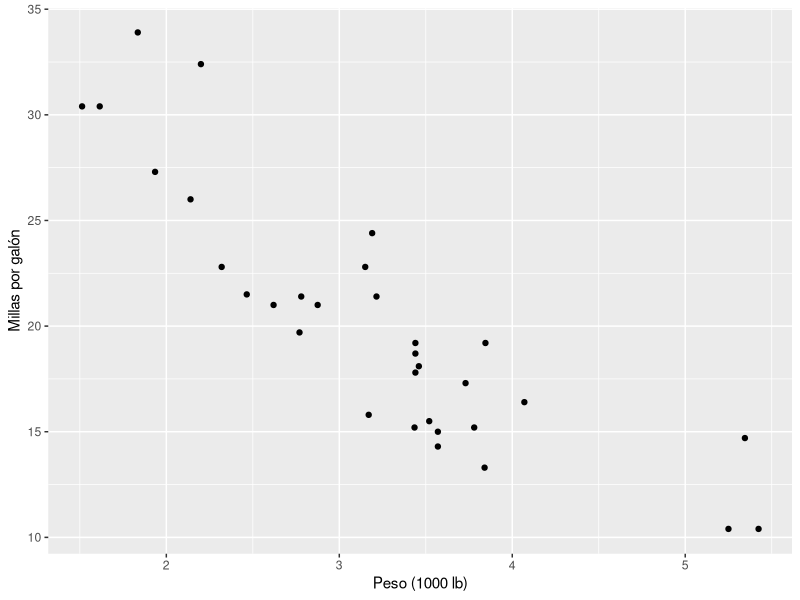
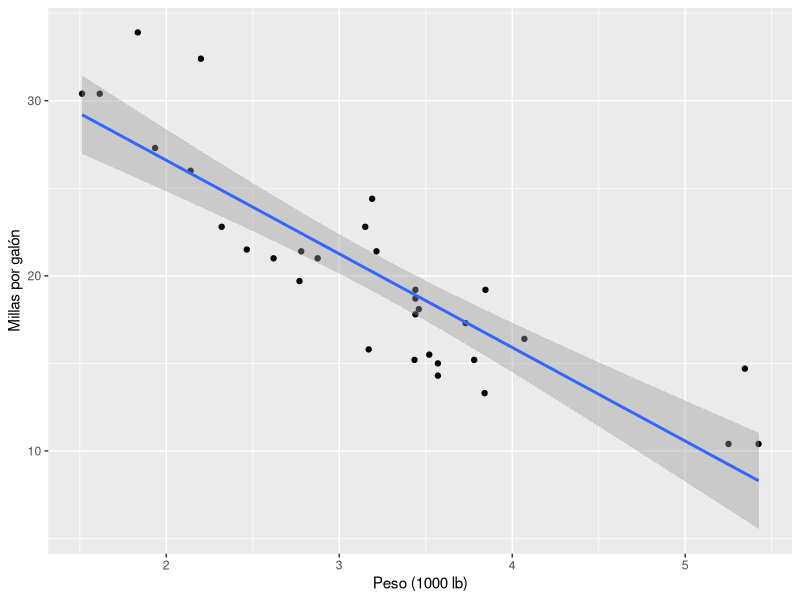
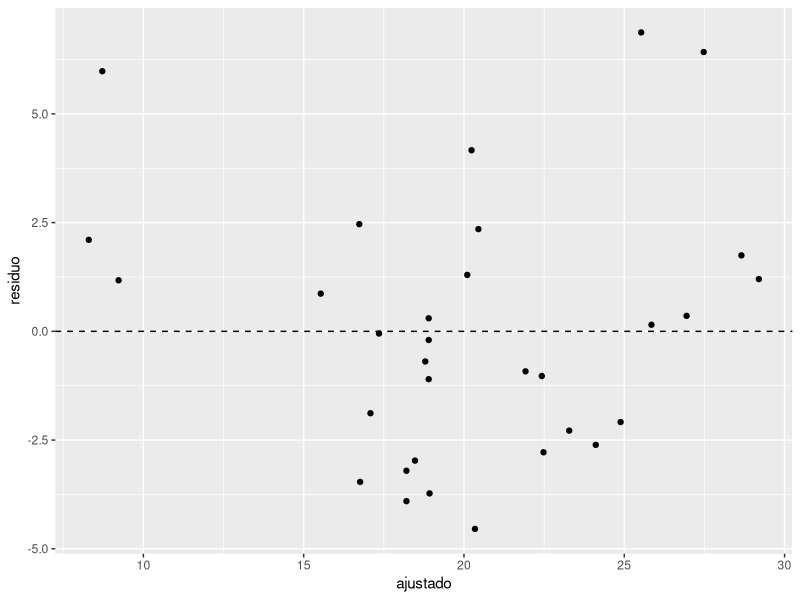
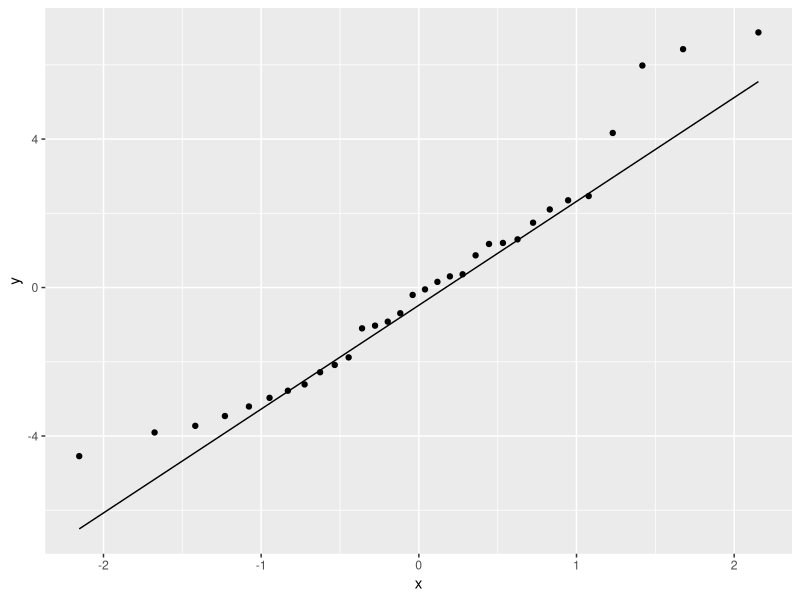

Here is the R script that generated these plots, in order:
## ---- chunk 1
library(tidyverse)
## ---- chunk 2
#| label: fig-dispersion
#| fig-cap: "Consumo frente al peso del coche."
ggplot(mtcars, aes(x = wt, y = mpg)) +
  geom_point() +
  labs(x = "Peso (1000 lb)", y = "Millas por galón")
## ---- chunk 3
cor(mtcars$wt, mtcars$mpg)
## ---- chunk 4
cor.test(mtcars$wt, mtcars$mpg)
## ---- chunk 5
modelo <- lm(mpg ~ wt, data = mtcars)
modelo
## ---- chunk 6
summary(modelo)
## ---- chunk 7
coef(modelo)
confint(modelo)
summary(modelo)$r.squared
## ---- chunk 8
#| label: fig-recta
#| fig-cap: "Recta de regresión de mpg sobre wt."
ggplot(mtcars, aes(x = wt, y = mpg)) +
  geom_point() +
  geom_smooth(method = "lm", se = TRUE) +
  labs(x = "Peso (1000 lb)", y = "Millas por galón")
## ---- chunk 9
nuevos <- data.frame(wt = c(2.5, 3, 4))
predict(modelo, newdata = nuevos)
predict(modelo, newdata = nuevos, interval = "prediction")
## ---- chunk 10
range(mtcars$wt)
## ---- chunk 11
#| label: fig-residuos
#| fig-cap: "Residuos frente a valores ajustados."
datos_res <- data.frame(ajustado = fitted(modelo), residuo = resid(modelo))
ggplot(datos_res, aes(ajustado, residuo)) +
  geom_point() +
  geom_hline(yintercept = 0, linetype = "dashed")
## ---- chunk 12
#| label: fig-qq
#| fig-cap: "Gráfico cuantil-cuantil de los residuos."
ggplot(datos_res, aes(sample = residuo)) +
  stat_qq() +
  stat_qq_line()
